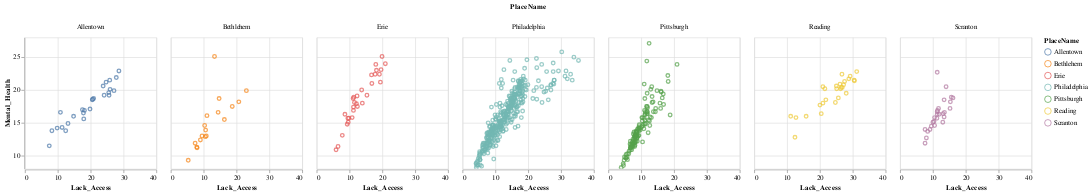

The specification (Vega-Lite) saved for this image:
### Vega-Lite specification from a JSON file in a GitHub repository (floating-point values rounded to 4 significant figures; data arrays with more than 128 entries replaced by an {"elided": "..."} marker saying what was removed)
{"config": {"view": {"continuousWidth": 400, "continuousHeight": 300}}, "data": {"name": "data-c86d580591e40072db8e203793a5d621"}, "facet": {"column": {"type": "nominal", "field": "PlaceName"}}, "spec": {"mark": "point", "encoding": {"color": {"type": "nominal", "field": "PlaceName"}, "tooltip": [{"type": "nominal", "field": "Mental_Health"}, {"type": "nominal", "field": "Lack_Access"}, {"type": "nominal", "field": "TractFIPS"}], "x": {"type": "quantitative", "field": "Lack_Access", "scale": {"zero": false}}, "y": {"type": "quantitative", "field": "Mental_Health", "scale": {"zero": false}}}, "height": 200, "selection": {"selector080": {"type": "interval", "bind": "scales", "encodings": ["x", "y"]}}, "width": 200}, "$schema": "https://vega.github.io/schema/vega-lite/v4.8.1.json", "datasets": {"data-c86d580591e40072db8e203793a5d621": {"elided": "631 records"}}}
